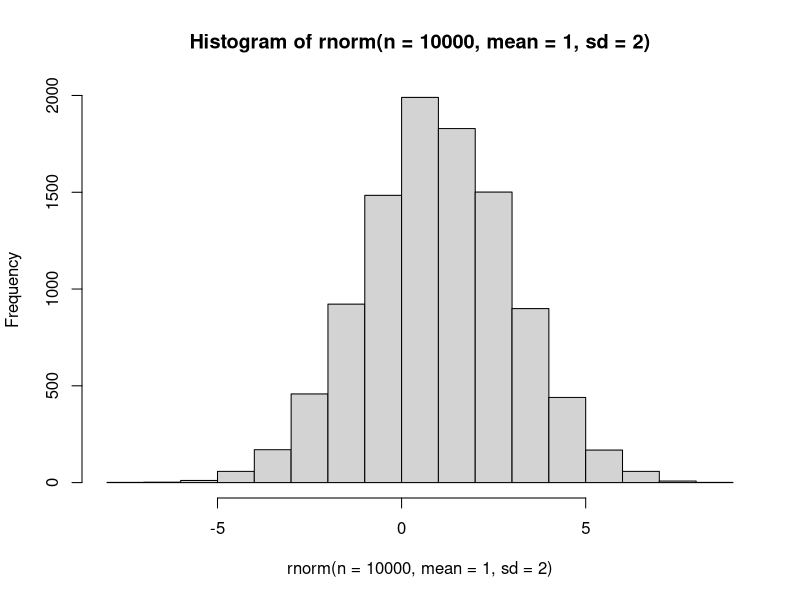

Reproduce this figure in R.
## ---- chunk 1
1 + 1

hist(rnorm(n=1e4, mean=1, sd=2))

## ---- chunk 2
#| echo: false
2 * 2
## ---- chunk 3
# ctrl + alt + I creates a new chunk 

## ---- chunk 4

